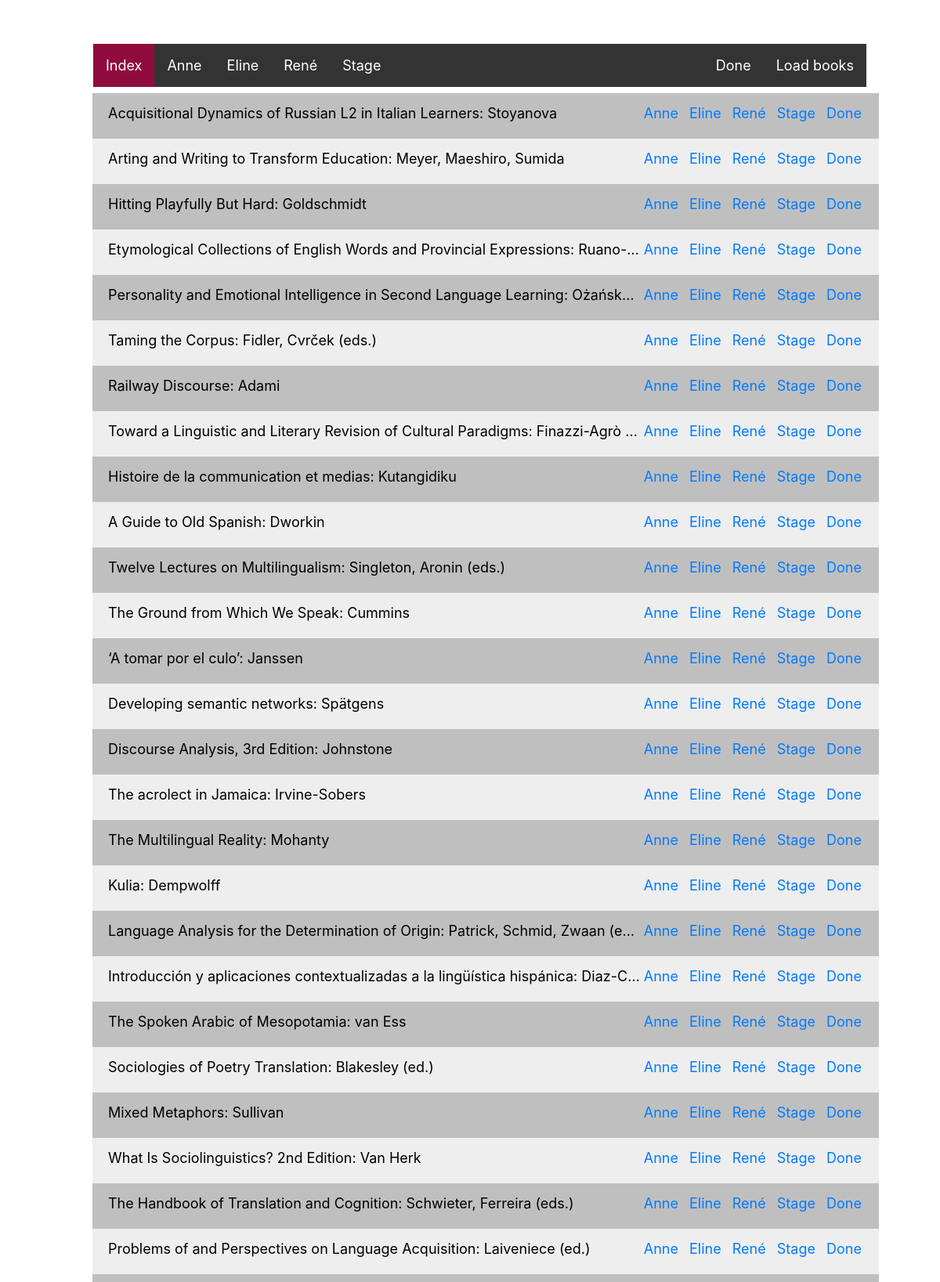
The page / (upper part) on the database its author committed.
### tables this page shows
CREATE TABLE 'books' ('ID' integer PRIMARY KEY NOT NULL, 'BOOKINFO' text, 'STATUS' text DEFAULT 'TODO');

### application.py (the view)
@app.route("/")
def index():
    todobooks = db.execute("SELECT ID, BOOKINFO FROM books WHERE STATUS = 'TODO'")
    return render_template("index.html", todobooks=todobooks)

### templates/index.html (shortened to what this page needs)
{% extends "layout.html" %}
{% block main %}
<head>
</head>
<body>
<div class="navbar">
    <ul>
      <li><a class="active" href="/">Index</a></li>
      <li><a href="/Anne">Anne</a></li>
      <li><a href="/Eline">Eline</a></li>
      <li><a href="/Rene">René</a></li>
      <li><a href="/Stage">Stage</a></li>
      <li style="float:right"><a href="/loadbooks">Load books</a></li>
      <li style="float:right"><a href="/donebooks">Done</a></li>
    </ul>
</div>
<div class="main">
    <ul id="booklist" style="list-style-type:none">
        {% for todobook in todobooks %}
        <li>
        <a href="http://www.google.com/search?q={{ todobook["BOOKINFO"]}}" style="color: #000000;" target="_blank"><text class="overflow">{{ todobook["BOOKINFO"]}}</class> </a>
        <a href="{{ url_for('done', bookId=todobook["ID"]) }}"><span>Done &ensp;</span></a>
        <a href="{{ url_for('assignStage', bookId=todobook["ID"]) }}"><span> Stage &ensp;</span></a>
        <a href="{{ url_for('assignRene', bookId=todobook["ID"]) }}"><span> René &ensp;</span></a>
        <a href="{{ url_for('assignEline', bookId=todobook["ID"]) }}"><span> Eline &ensp;</span></a>
        <a href="{{ url_for('assignAnne', bookId=todobook["ID"]) }}"><span> Anne &ensp;</span></a>
        </li>
        {% endfor %}
    </ul>
</div>
</body>
{% endblock %}

### templates/layout.html (shortened to what this page needs)
<!DOCTYPE html>
<html lang="en">
    <head>
        <link href="https://maxcdn.bootstrapcdn.com/bootstrap/4.0.0-beta.2/css/bootstrap.min.css" rel="stylesheet"/>
    </head>
    <body>
        <main class="container p-5">
            {% block main %}{% endblock %}
        </main>
    </body>
</html>

### templates/layout.html (style rules this page uses)
.main { overflow: hidden; white-space: nowrap; }
.main ul li { cursor: pointer; list-style-type: none; margin: 0; padding: 12px 8px 12px 20px; background: #eee; font-size: 18px; transition: 0.2s; }
.overflow { max-width: 680px; display: inline-block; overflow: hidden; text-overflow: ellipsis; white-space: nowrap; }
.main ul li:nth-child(odd) { background: #c0bfbf; }
.main a span { float: right; }
.navbar { width: 100%; }
.navbar ul { list-style-type: none; overflow: hidden; background-color: #333; margin: 0px 0px 0px 25px; padding: 0; width: 1400px; font-size: 18px; }
.navbar li { float: left; }
.active { background-color: #900C3F ; }
.navbar li a { display: block; color: white; text-align: center; padding: 14px 16px; text-decoration: none; }

### rows shown on the page
books: BOOKINFO "Acquisitional Dynamics of Russian L2 in Italian Learners: Stoyanova"
books: BOOKINFO "Arting and Writing to Transform Education: Meyer, Maeshiro, Sumida"
books: BOOKINFO "Hitting Playfully But Hard: Goldschmidt"
books: BOOKINFO "Etymological Collections of English Words and Provincial Expressions: Ruano-…"
books: BOOKINFO "Personality and Emotional Intelligence in Second Language Learning: Ożańsk…"
books: BOOKINFO "Taming the Corpus: Fidler, Cvrček (eds.)"
books: BOOKINFO "Railway Discourse: Adami"
books: BOOKINFO "Toward a Linguistic and Literary Revision of Cultural Paradigms: Finazzi-Agrò…"
books: BOOKINFO "Histoire de la communication et medias: Kutangidiku"
books: BOOKINFO "A Guide to Old Spanish: Dworkin"
books: BOOKINFO "Twelve Lectures on Multilingualism: Singleton, Aronin (eds.)"
books: BOOKINFO "The Ground from Which We Speak: Cummins"
books: BOOKINFO "‘A tomar por el culo’: Janssen"
books: BOOKINFO "Developing semantic networks: Spätgens"
books: BOOKINFO "Discourse Analysis, 3rd Edition: Johnstone"
books: BOOKINFO "The acrolect in Jamaica: Irvine-Sobers"
books: BOOKINFO "The Multilingual Reality: Mohanty"
books: BOOKINFO "Kulia: Dempwolff"
books: BOOKINFO "Language Analysis for the Determination of Origin: Patrick, Schmid, Zwaan (e…"
books: BOOKINFO "Introducción y aplicaciones contextualizadas a la lingüística hispánica: Diaz-C…"
books: BOOKINFO "The Spoken Arabic of Mesopotamia: van Ess"
books: BOOKINFO "Sociologies of Poetry Translation: Blakesley (ed.)"
books: BOOKINFO "Mixed Metaphors: Sullivan"
books: BOOKINFO "What Is Sociolinguistics? 2nd Edition: Van Herk"
books: BOOKINFO "The Handbook of Translation and Cognition: Schwieter, Ferreira (eds.)"
books: BOOKINFO "Problems of and Perspectives on Language Acquisition: Laiveniece (ed.)"
